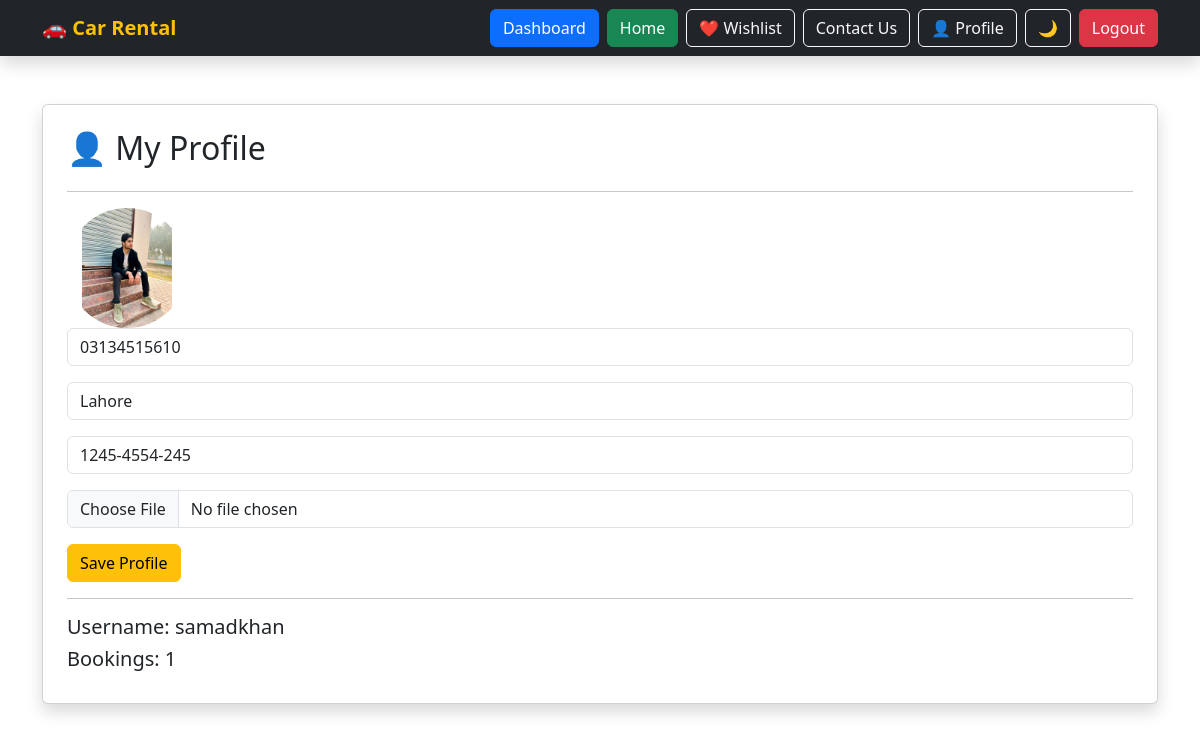
/profile/ (signed in), run on the app's committed database.
### rental/models.py (models this page shows, shortened)
class Customer(models.Model):
    user = models.OneToOneField(
        User,
        on_delete=models.CASCADE
    )
    phone = models.CharField(
        max_length=20,
        blank=True,
        null=True
    )
    city = models.CharField(
        max_length=100,
        blank=True,
        null=True
    )
    license_number = models.CharField(
        max_length=100,
        blank=True,
        null=True
    )
    profile_picture = models.ImageField(
        upload_to='profiles/',
        blank=True,
        null=True
    )

### rental/views.py (the view, shortened to what this page needs)
@login_required
def profile(request):
    customer, created = Customer.objects.get_or_create(
        user=request.user
    )
    bookings = Booking.objects.filter(
        customer=customer
    ).count()
    return render(
        request,
        'profile.html',
        {
            'customer': customer,
            'bookings': bookings
        }
    )

### rental/templates/profile.html (shortened to what this page needs)
{% extends 'base.html' %}
{% block content %}
<div class="container mt-5">
<div class="card shadow p-4">
<h2>
👤 My Profile
</h2>
<hr>
{% if customer.profile_picture %}
<img
src="{{ customer.profile_picture.url }}"
style="width:120px;height:120px;border-radius:50%;object-fit:cover;"
>
{% endif %}
<form method="POST"
enctype="multipart/form-data">
<input
name="phone"
class="form-control mb-3"
placeholder="Phone"
value="{{ customer.phone }}"
>
<input
name="city"
class="form-control mb-3"
placeholder="City"
value="{{ customer.city }}"
>
<input
name="license"
class="form-control mb-3"
placeholder="License Number"
value="{{ customer.license_number }}"
>
<input
type="file"
name="image"
class="form-control mb-3"
>
<button class="btn btn-warning">
Save Profile
</button>
</form>
<hr>
<h5>
Username:
{{ request.user.username }}
</h5>
<h5>
Bookings:
{{ bookings }}
</h5>
</div>
</div>
{% endblock %}

### data on the page
Customer: profile_picture (picture), phone "03134515610", city "Lahore", license "1245-4554-245"

### other printed values
{{ request.user.username }} "samadkhan"
{{ bookings }} "1"
